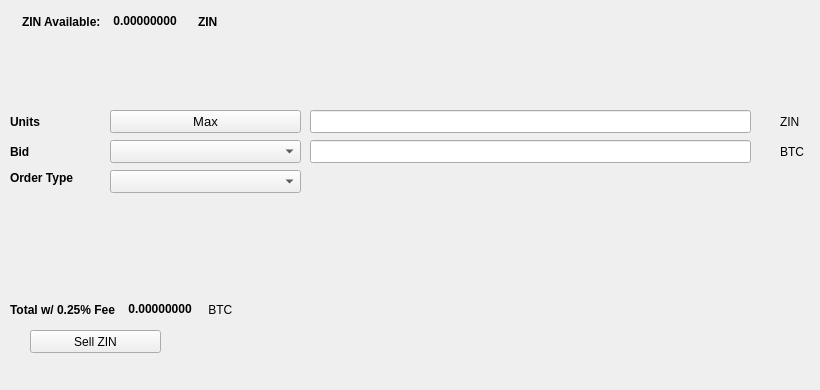
   <widget class="QWidget" name="SellTab">
    <attribute name="title">
     <string>Sell</string>
    </attribute>
    <widget class="QLabel" name="label_16">
     <property name="geometry">
      <rect>
       <x>780</x>
       <y>140</y>
       <width>31</width>
       <height>23</height>
      </rect>
     </property>
     <property name="text">
      <string>BTC</string>
     </property>
    </widget>
    <widget class="QComboBox" name="SellBidcomboBox">
     <property name="geometry">
      <rect>
       <x>110</x>
       <y>140</y>
       <width>191</width>
       <height>23</height>
      </rect>
     </property>
     <property name="font">
      <font>
       <pointsize>10</pointsize>
      </font>
     </property>
    </widget>
    <widget class="QLabel" name="label_18">
     <property name="geometry">
      <rect>
       <x>10</x>
       <y>110</y>
       <width>46</width>
       <height>23</height>
      </rect>
     </property>
     <property name="font">
      <font>
       <weight>75</weight>
       <bold>true</bold>
      </font>
     </property>
     <property name="text">
      <string>Units</string>
     </property>
    </widget>
    <widget class="QPushButton" name="Sell_Max_Amount">
     <property name="geometry">
      <rect>
       <x>110</x>
       <y>110</y>
       <width>191</width>
       <height>23</height>
      </rect>
     </property>
     <property name="font">
      <font>
       <pointsize>10</pointsize>
      </font>
     </property>
     <property name="text">
      <string>Max</string>
     </property>
    </widget>
    <widget class="QLabel" name="label_20">
     <property name="geometry">
      <rect>
       <x>10</x>
       <y>170</y>
       <width>91</width>
       <height>16</height>
      </rect>
     </property>
     <property name="font">
      <font>
       <weight>75</weight>
       <bold>true</bold>
      </font>
     </property>
     <property name="text">
      <string>Order Type</string>
     </property>
    </widget>
    <widget class="QComboBox" name="SellOrdertypeCombo">
     <property name="geometry">
      <rect>
       <x>110</x>
       <y>170</y>
       <width>191</width>
       <height>23</height>
      </rect>
     </property>
     <property name="font">
      <font>
       <pointsize>10</pointsize>
      </font>
     </property>
    </widget>
    <widget class="QLabel" name="label_21">
     <property name="geometry">
      <rect>
       <x>10</x>
       <y>140</y>
       <width>46</width>
       <height>23</height>
      </rect>
     </property>
     <property name="font">
      <font>
       <weight>75</weight>
       <bold>true</bold>
      </font>
     </property>
     <property name="text">
      <string>Bid</string>
     </property>
    </widget>
    <widget class="QLabel" name="label_22">
     <property name="geometry">
      <rect>
       <x>780</x>
       <y>110</y>
       <width>31</width>
       <height>23</height>
      </rect>
     </property>
     <property name="text">
      <string>ZIN</string>
     </property>
    </widget>
    <widget class="QLineEdit" name="UnitsInputZIN">
     <property name="geometry">
      <rect>
       <x>310</x>
       <y>110</y>
       <width>441</width>
       <height>23</height>
      </rect>
     </property>
     <property name="font">
      <font>
       <pointsize>9</pointsize>
       <weight>75</weight>
       <bold>true</bold>
      </font>
     </property>
    </widget>
    <widget class="QLineEdit" name="SellBidPriceEdit">
     <property name="geometry">
      <rect>
       <x>310</x>
       <y>140</y>
       <width>441</width>
       <height>23</height>
      </rect>
     </property>
     <property name="font">
      <font>
       <pointsize>9</pointsize>
       <weight>75</weight>
       <bold>true</bold>
      </font>
     </property>
    </widget>
    <widget class="QPushButton" name="SellZINBTN">
     <property name="geometry">
      <rect>
       <x>30</x>
       <y>330</y>
       <width>131</width>
       <height>23</height>
      </rect>
     </property>
     <property name="text">
      <string>Sell ZIN</string>
     </property>
     <property name="icon">
      <iconset resource="../zinni">
       <normaloff>:/icons/bitcoin</normaloff>:/icons/bitcoin</iconset>
     </property>
    </widget>
    <widget class="QWidget" name="layoutWidget3">
     <property name="geometry">
      <rect>
       <x>22</x>
       <y>12</y>
       <width>258</width>
       <height>19</height>
      </rect>
     </property>
     <layout class="QHBoxLayout" name="horizontalLayout">
      <item>
       <widget class="QLabel" name="label232_2">
        <property name="font">
         <font>
          <weight>75</weight>
          <bold>true</bold>
         </font>
        </property>
        <property name="text">
         <string>ZIN Available:</string>
        </property>
       </widget>
      </item>
      <item>
       <widget class="QLabel" name="ZINAvailableLabel">
        <property name="palette">
         <palette>
          <active>
           <colorrole role="WindowText">
            <brush brushstyle="SolidPattern">
             <color alpha="255">
              <red>0</red>
              <green>0</green>
              <blue>0</blue>
             </color>
            </brush>
           </colorrole>
           <colorrole role="Button">
            <brush brushstyle="SolidPattern">
             <color alpha="255">
              <red>0</red>
              <green>170</green>
              <blue>0</blue>
             </color>
            </brush>
           </colorrole>
           <colorrole role="Light">
            <brush brushstyle="SolidPattern">
             <color alpha="255">
              <red>0</red>
              <green>255</green>
              <blue>0</blue>
             </color>
            </brush>
           </colorrole>
           <colorrole role="Midlight">
            <brush brushstyle="SolidPattern">
             <color alpha="255">
              <red>0</red>
              <green>212</green>
              <blue>0</blue>
             </color>
            </brush>
           </colorrole>
           <colorrole role="Dark">
            <brush brushstyle="SolidPattern">
             <color alpha="255">
              <red>0</red>
              <green>85</green>
              <blue>0</blue>
             </color>
            </brush>
           </colorrole>
           <colorrole role="Mid">
            <brush brushstyle="SolidPattern">
             <color alpha="255">
              <red>0</red>
              <green>113</green>
              <blue>0</blue>
             </color>
            </brush>
           </colorrole>
           <colorrole role="Text">
            <brush brushstyle="SolidPattern">
             <color alpha="255">
              <red>0</red>
              <green>170</green>
              <blue>0</blue>
             </color>
            </brush>
           </colorrole>
           <colorrole role="BrightText">
            <brush brushstyle="SolidPattern">
             <color alpha="255">
              <red>255</red>
              <green>255</green>
              <blue>255</blue>
             </color>
            </brush>
           </colorrole>
           <colorrole role="ButtonText">
            <brush brushstyle="SolidPattern">
             <color alpha="255">
              <red>0</red>
              <green>0</green>
              <blue>0</blue>
             </color>
            </brush>
           </colorrole>
           <colorrole role="Base">
            <brush brushstyle="SolidPattern">
             <color alpha="255">
              <red>255</red>
              <green>255</green>
              <blue>255</blue>
             </color>
            </brush>
           </colorrole>
           <colorrole role="Window">
            <brush brushstyle="SolidPattern">
             <color alpha="255">
              <red>0</red>
              <green>170</green>
              <blue>0</blue>
             </color>
            </brush>
           </colorrole>
           <colorrole role="Shadow">
            <brush brushstyle="SolidPattern">
             <color alpha="255">
              <red>0</red>
              <green>0</green>
              <blue>0</blue>
             </color>
            </brush>
           </colorrole>
           <colorrole role="AlternateBase">
            <brush brushstyle="SolidPattern">
             <color alpha="255">
              <red>127</red>
              <green>212</green>
              <blue>127</blue>
             </color>
            </brush>
           </colorrole>
           <colorrole role="ToolTipBase">
            <brush brushstyle="SolidPattern">
             <color alpha="255">
              <red>255</red>
              <green>255</green>
              <blue>220</blue>
             </color>
            </brush>
           </colorrole>
           <colorrole role="ToolTipText">
            <brush brushstyle="SolidPattern">
             <color alpha="255">
              <red>0</red>
              <green>0</green>
              <blue>0</blue>
             </color>
            </brush>
           </colorrole>
          </active>
          <inactive>
           <colorrole role="WindowText">
            <brush brushstyle="SolidPattern">
             <color alpha="255">
              <red>0</red>
              <green>0</green>
              <blue>0</blue>
             </color>
            </brush>
           </colorrole>
           <colorrole role="Button">
            <brush brushstyle="SolidPattern">
             <color alpha="255">
              <red>0</red>
              <green>170</green>
              <blue>0</blue>
             </color>
            </brush>
           </colorrole>
           <colorrole role="Light">
            <brush brushstyle="SolidPattern">
             <color alpha="255">
              <red>0</red>
              <green>255</green>
              <blue>0</blue>
             </color>
            </brush>
           </colorrole>
           <colorrole role="Midlight">
            <brush brushstyle="SolidPattern">
             <color alpha="255">
              <red>0</red>
              <green>212</green>
              <blue>0</blue>
             </color>
            </brush>
           </colorrole>
           <colorrole role="Dark">
            <brush brushstyle="SolidPattern">
             <color alpha="255">
              <red>0</red>
              <green>85</green>
              <blue>0</blue>
             </color>
            </brush>
           </colorrole>
           <colorrole role="Mid">
            <brush brushstyle="SolidPattern">
             <color alpha="255">
              <red>0</red>
              <green>113</green>
              <blue>0</blue>
             </color>
            </brush>
           </colorrole>
           <colorrole role="Text">
            <brush brushstyle="SolidPattern">
             <color alpha="255">
              <red>0</red>
              <green>170</green>
              <blue>0</blue>
             </color>
            </brush>
           </colorrole>
           <colorrole role="BrightText">
            <brush brushstyle="SolidPattern">
             <color alpha="255">
              <red>255</red>
              <green>255</green>
              <blue>255</blue>
             </color>
            </brush>
           </colorrole>
           <colorrole role="ButtonText">
            <brush brushstyle="SolidPattern">
             <color alpha="255">
              <red>0</red>
              <green>0</green>
              <blue>0</blue>
             </color>
            </brush>
           </colorrole>
           <colorrole role="Base">
            <brush brushstyle="SolidPattern">
             <color alpha="255">
              <red>255</red>
              <green>255</green>
              <blue>255</blue>
             </color>
            </brush>
           </colorrole>
           <colorrole role="Window">
            <brush brushstyle="SolidPattern">
             <color alpha="255">
              <red>0</red>
              <green>170</green>
              <blue>0</blue>
             </color>
            </brush>
           </colorrole>
           <colorrole role="Shadow">
            <brush brushstyle="SolidPattern">
             <color alpha="255">
              <red>0</red>
              <green>0</green>
              <blue>0</blue>
             </color>
            </brush>
           </colorrole>
           <colorrole role="AlternateBase">
            <brush brushstyle="SolidPattern">
             <color alpha="255">
              <red>127</red>
              <green>212</green>
              <blue>127</blue>
             </color>
            </brush>
           </colorrole>
           <colorrole role="ToolTipBase">
            <brush brushstyle="SolidPattern">
             <color alpha="255">
              <red>255</red>
              <green>255</green>
              <blue>220</blue>
             </color>
            </brush>
           </colorrole>
           <colorrole role="ToolTipText">
            <brush brushstyle="SolidPattern">
             <color alpha="255">
              <red>0</red>
              <green>0</green>
              <blue>0</blue>
             </color>
            </brush>
           </colorrole>
          </inactive>
          <disabled>
           <colorrole role="WindowText">
            <brush brushstyle="SolidPattern">
             <color alpha="255">
              <red>0</red>
              <green>85</green>
              <blue>0</blue>
             </color>
            </brush>
           </colorrole>
           <colorrole role="Button">
            <brush brushstyle="SolidPattern">
             <color alpha="255">
              <red>0</red>
              <green>170</green>
              <blue>0</blue>
             </color>
            </brush>
           </colorrole>
           <colorrole role="Light">
            <brush brushstyle="SolidPattern">
             <color alpha="255">
              <red>0</red>
              <green>255</green>
              <blue>0</blue>
             </color>
            </brush>
           </colorrole>
           <colorrole role="Midlight">
            <brush brushstyle="SolidPattern">
             <color alpha="255">
              <red>0</red>
              <green>212</green>
              <blue>0</blue>
             </color>
            </brush>
           </colorrole>
           <colorrole role="Dark">
            <brush brushstyle="SolidPattern">
             <color alpha="255">
              <red>0</red>
              <green>85</green>
              <blue>0</blue>
             </color>
            </brush>
           </colorrole>
           <colorrole role="Mid">
            <brush brushstyle="SolidPattern">
             <color alpha="255">
              <red>0</red>
              <green>113</green>
              <blue>0</blue>
             </color>
            </brush>
           </colorrole>
           <colorrole role="Text">
            <brush brushstyle="SolidPattern">
             <color alpha="255">
              <red>0</red>
              <green>85</green>
              <blue>0</blue>
             </color>
            </brush>
           </colorrole>
           <colorrole role="BrightText">
            <brush brushstyle="SolidPattern">
             <color alpha="255">
              <red>255</red>
              <green>255</green>
              <blue>255</blue>
             </color>
            </brush>
           </colorrole>
           <colorrole role="ButtonText">
            <brush brushstyle="SolidPattern">
             <color alpha="255">
              <red>0</red>
              <green>85</green>
              <blue>0</blue>
             </color>
            </brush>
           </colorrole>
           <colorrole role="Base">
            <brush brushstyle="SolidPattern">
             <color alpha="255">
              <red>0</red>
              <green>170</green>
              <blue>0</blue>
             </color>
            </brush>
           </colorrole>
           <colorrole role="Window">
            <brush brushstyle="SolidPattern">
             <color alpha="255">
              <red>0</red>
              <green>170</green>
              <blue>0</blue>
             </color>
            </brush>
           </colorrole>
           <colorrole role="Shadow">
            <brush brushstyle="SolidPattern">
             <color alpha="255">
              <red>0</red>
              <green>0</green>
              <blue>0</blue>
             </color>
            </brush>
           </colorrole>
           <colorrole role="AlternateBase">
            <brush brushstyle="SolidPattern">
             <color alpha="255">
              <red>0</red>
              <green>170</green>
              <blue>0</blue>
             </color>
            </brush>
           </colorrole>
           <colorrole role="ToolTipBase">
            <brush brushstyle="SolidPattern">
             <color alpha="255">
              <red>255</red>
              <green>255</green>
              <blue>220</blue>
             </color>
            </brush>
           </colorrole>
           <colorrole role="ToolTipText">
            <brush brushstyle="SolidPattern">
             <color alpha="255">
              <red>0</red>
              <green>0</green>
              <blue>0</blue>
             </color>
            </brush>
           </colorrole>
          </disabled>
         </palette>
        </property>
        <property name="font">
         <font>
          <weight>75</weight>
          <bold>true</bold>
         </font>
        </property>
        <property name="text">
         <string> 0.00000000 </string>
        </property>
        <property name="textInteractionFlags">
         <set>Qt::LinksAccessibleByMouse|Qt::TextSelectableByKeyboard|Qt::TextSelectableByMouse</set>
        </property>
       </widget>
      </item>
      <item>
       <widget class="QLabel" name="labelZIN">
        <property name="font">
         <font>
          <weight>75</weight>
          <bold>true</bold>
         </font>
        </property>
        <property name="text">
         <string>ZIN</string>
        </property>
       </widget>
      </item>
     </layout>
    </widget>
    <widget class="QWidget" name="layoutWidget">
     <property name="geometry">
      <rect>
       <x>10</x>
       <y>300</y>
       <width>268</width>
       <height>19</height>
      </rect>
     </property>
     <layout class="QHBoxLayout" name="horizontalLayout_2">
      <item>
       <widget class="QLabel" name="label_19">
        <property name="font">
         <font>
          <weight>75</weight>
          <bold>true</bold>
         </font>
        </property>
        <property name="text">
         <string>Total w/ 0.25% Fee </string>
        </property>
       </widget>
      </item>
      <item>
       <widget class="QLabel" name="SellCostLabel">
        <property name="palette">
         <palette>
          <active>
           <colorrole role="WindowText">
            <brush brushstyle="SolidPattern">
             <color alpha="255">
              <red>0</red>
              <green>0</green>
              <blue>0</blue>
             </color>
            </brush>
           </colorrole>
           <colorrole role="Button">
            <brush brushstyle="SolidPattern">
             <color alpha="255">
              <red>0</red>
              <green>170</green>
              <blue>0</blue>
             </color>
            </brush>
           </colorrole>
           <colorrole role="Light">
            <brush brushstyle="SolidPattern">
             <color alpha="255">
              <red>0</red>
              <green>255</green>
              <blue>0</blue>
             </color>
            </brush>
           </colorrole>
           <colorrole role="Midlight">
            <brush brushstyle="SolidPattern">
             <color alpha="255">
              <red>0</red>
              <green>212</green>
              <blue>0</blue>
             </color>
            </brush>
           </colorrole>
           <colorrole role="Dark">
            <brush brushstyle="SolidPattern">
             <color alpha="255">
              <red>0</red>
              <green>85</green>
              <blue>0</blue>
             </color>
            </brush>
           </colorrole>
           <colorrole role="Mid">
            <brush brushstyle="SolidPattern">
             <color alpha="255">
              <red>0</red>
              <green>113</green>
              <blue>0</blue>
             </color>
            </brush>
           </colorrole>
           <colorrole role="Text">
            <brush brushstyle="SolidPattern">
             <color alpha="255">
              <red>0</red>
              <green>170</green>
              <blue>0</blue>
             </color>
            </brush>
           </colorrole>
           <colorrole role="BrightText">
            <brush brushstyle="SolidPattern">
             <color alpha="255">
              <red>255</red>
              <green>255</green>
              <blue>255</blue>
             </color>
            </brush>
           </colorrole>
           <colorrole role="ButtonText">
            <brush brushstyle="SolidPattern">
             <color alpha="255">
              <red>0</red>
              <green>0</green>
              <blue>0</blue>
             </color>
            </brush>
           </colorrole>
           <colorrole role="Base">
            <brush brushstyle="SolidPattern">
             <color alpha="255">
              <red>255</red>
              <green>255</green>
              <blue>255</blue>
             </color>
            </brush>
           </colorrole>
           <colorrole role="Window">
            <brush brushstyle="SolidPattern">
             <color alpha="255">
              <red>0</red>
              <green>170</green>
              <blue>0</blue>
             </color>
            </brush>
           </colorrole>
           <colorrole role="Shadow">
            <brush brushstyle="SolidPattern">
             <color alpha="255">
              <red>0</red>
              <green>0</green>
              <blue>0</blue>
             </color>
            </brush>
           </colorrole>
           <colorrole role="AlternateBase">
            <brush brushstyle="SolidPattern">
             <color alpha="255">
              <red>127</red>
              <green>212</green>
              <blue>127</blue>
             </color>
            </brush>
           </colorrole>
           <colorrole role="ToolTipBase">
            <brush brushstyle="SolidPattern">
             <color alpha="255">
              <red>255</red>
              <green>255</green>
              <blue>220</blue>
             </color>
            </brush>
           </colorrole>
           <colorrole role="ToolTipText">
            <brush brushstyle="SolidPattern">
             <color alpha="255">
              <red>0</red>
              <green>0</green>
              <blue>0</blue>
             </color>
            </brush>
           </colorrole>
          </active>
          <inactive>
           <colorrole role="WindowText">
            <brush brushstyle="SolidPattern">
             <color alpha="255">
              <red>0</red>
              <green>0</green>
              <blue>0</blue>
             </color>
            </brush>
           </colorrole>
           <colorrole role="Button">
            <brush brushstyle="SolidPattern">
             <color alpha="255">
              <red>0</red>
              <green>170</green>
              <blue>0</blue>
             </color>
            </brush>
           </colorrole>
           <colorrole role="Light">
            <brush brushstyle="SolidPattern">
             <color alpha="255">
              <red>0</red>
              <green>255</green>
              <blue>0</blue>
             </color>
            </brush>
           </colorrole>
           <colorrole role="Midlight">
            <brush brushstyle="SolidPattern">
             <color alpha="255">
              <red>0</red>
              <green>212</green>
              <blue>0</blue>
             </color>
            </brush>
           </colorrole>
           <colorrole role="Dark">
            <brush brushstyle="SolidPattern">
             <color alpha="255">
              <red>0</red>
              <green>85</green>
              <blue>0</blue>
             </color>
            </brush>
           </colorrole>
           <colorrole role="Mid">
            <brush brushstyle="SolidPattern">
             <color alpha="255">
              <red>0</red>
              <green>113</green>
              <blue>0</blue>
             </color>
            </brush>
           </colorrole>
           <colorrole role="Text">
            <brush brushstyle="SolidPattern">
             <color alpha="255">
              <red>0</red>
              <green>170</green>
              <blue>0</blue>
             </color>
            </brush>
           </colorrole>
           <colorrole role="BrightText">
            <brush brushstyle="SolidPattern">
             <color alpha="255">
              <red>255</red>
              <green>255</green>
              <blue>255</blue>
             </color>
            </brush>
           </colorrole>
           <colorrole role="ButtonText">
            <brush brushstyle="SolidPattern">
             <color alpha="255">
              <red>0</red>
              <green>0</green>
              <blue>0</blue>
             </color>
            </brush>
           </colorrole>
           <colorrole role="Base">
            <brush brushstyle="SolidPattern">
             <color alpha="255">
              <red>255</red>
              <green>255</green>
              <blue>255</blue>
             </color>
            </brush>
           </colorrole>
           <colorrole role="Window">
            <brush brushstyle="SolidPattern">
             <color alpha="255">
              <red>0</red>
              <green>170</green>
              <blue>0</blue>
             </color>
            </brush>
           </colorrole>
           <colorrole role="Shadow">
            <brush brushstyle="SolidPattern">
             <color alpha="255">
              <red>0</red>
              <green>0</green>
              <blue>0</blue>
             </color>
            </brush>
           </colorrole>
           <colorrole role="AlternateBase">
            <brush brushstyle="SolidPattern">
             <color alpha="255">
              <red>127</red>
              <green>212</green>
              <blue>127</blue>
             </color>
            </brush>
           </colorrole>
           <colorrole role="ToolTipBase">
            <brush brushstyle="SolidPattern">
             <color alpha="255">
              <red>255</red>
              <green>255</green>
              <blue>220</blue>
             </color>
            </brush>
           </colorrole>
           <colorrole role="ToolTipText">
            <brush brushstyle="SolidPattern">
             <color alpha="255">
              <red>0</red>
              <green>0</green>
              <blue>0</blue>
             </color>
            </brush>
           </colorrole>
          </inactive>
          <disabled>
           <colorrole role="WindowText">
            <brush brushstyle="SolidPattern">
             <color alpha="255">
              <red>0</red>
              <green>85</green>
              <blue>0</blue>
             </color>
            </brush>
           </colorrole>
           <colorrole role="Button">
            <brush brushstyle="SolidPattern">
             <color alpha="255">
              <red>0</red>
              <green>170</green>
              <blue>0</blue>
             </color>
            </brush>
           </colorrole>
           <colorrole role="Light">
            <brush brushstyle="SolidPattern">
             <color alpha="255">
              <red>0</red>
              <green>255</green>
              <blue>0</blue>
             </color>
            </brush>
           </colorrole>
           <colorrole role="Midlight">
            <brush brushstyle="SolidPattern">
             <color alpha="255">
              <red>0</red>
              <green>212</green>
              <blue>0</blue>
             </color>
            </brush>
           </colorrole>
           <colorrole role="Dark">
            <brush brushstyle="SolidPattern">
             <color alpha="255">
              <red>0</red>
              <green>85</green>
              <blue>0</blue>
             </color>
            </brush>
           </colorrole>
           <colorrole role="Mid">
            <brush brushstyle="SolidPattern">
             <color alpha="255">
              <red>0</red>
              <green>113</green>
              <blue>0</blue>
             </color>
            </brush>
           </colorrole>
           <colorrole role="Text">
            <brush brushstyle="SolidPattern">
             <color alpha="255">
              <red>0</red>
              <green>85</green>
              <blue>0</blue>
             </color>
            </brush>
           </colorrole>
           <colorrole role="BrightText">
            <brush brushstyle="SolidPattern">
             <color alpha="255">
              <red>255</red>
              <green>255</green>
              <blue>255</blue>
             </color>
            </brush>
           </colorrole>
           <colorrole role="ButtonText">
            <brush brushstyle="SolidPattern">
             <color alpha="255">
              <red>0</red>
              <green>85</green>
              <blue>0</blue>
             </color>
            </brush>
           </colorrole>
           <colorrole role="Base">
            <brush brushstyle="SolidPattern">
             <color alpha="255">
              <red>0</red>
              <green>170</green>
              <blue>0</blue>
             </color>
            </brush>
           </colorrole>
           <colorrole role="Window">
            <brush brushstyle="SolidPattern">
             <color alpha="255">
              <red>0</red>
              <green>170</green>
              <blue>0</blue>
             </color>
            </brush>
           </colorrole>
           <colorrole role="Shadow">
            <brush brushstyle="SolidPattern">
             <color alpha="255">
              <red>0</red>
              <green>0</green>
              <blue>0</blue>
             </color>
            </brush>
           </colorrole>
           <colorrole role="AlternateBase">
            <brush brushstyle="SolidPattern">
             <color alpha="255">
              <red>0</red>
              <green>170</green>
              <blue>0</blue>
             </color>
            </brush>
           </colorrole>
           <colorrole role="ToolTipBase">
            <brush brushstyle="SolidPattern">
             <color alpha="255">
              <red>255</red>
              <green>255</green>
              <blue>220</blue>
             </color>
            </brush>
           </colorrole>
           <colorrole role="ToolTipText">
            <brush brushstyle="SolidPattern">
             <color alpha="255">
              <red>0</red>
              <green>0</green>
              <blue>0</blue>
             </color>
            </brush>
           </colorrole>
          </disabled>
         </palette>
        </property>
        <property name="font">
         <font>
          <weight>75</weight>
          <bold>true</bold>
         </font>
        </property>
        <property name="autoFillBackground">
         <bool>false</bool>
        </property>
        <property name="text">
         <string> 0.00000000</string>
        </property>
        <property name="textInteractionFlags">
         <set>Qt::LinksAccessibleByMouse|Qt::TextSelectableByMouse</set>
        </property>
       </widget>
      </item>
      <item>
       <widget class="QLabel" name="label_17">
        <property name="font">
         <font>
          <weight>50</weight>
          <bold>false</bold>
         </font>
        </property>
        <property name="text">
         <string> BTC</string>
        </property>
       </widget>
      </item>
     </layout>
    </widget>
    <widget class="QLabel" name="label_23">
     <property name="geometry">
      <rect>
       <x>460</x>
       <y>300</y>
       <width>281</width>
       <height>81</height>
      </rect>
     </property>
     <property name="text">
      <string/>
     </property>
     <property name="pixmap">
      <pixmap>:/images/bittrex</pixmap>
     </property>
    </widget>
   </widget>
